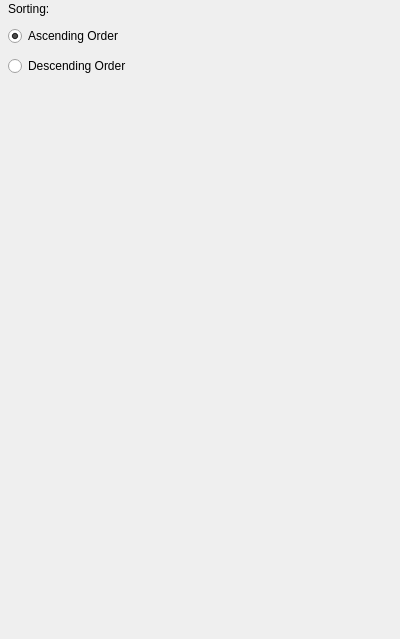
<?xml version="1.0" encoding="UTF-8"?>
<ui version="4.0">
 <class>SortDialog</class>
 <widget class="QDialog" name="SortDialog">
  <property name="geometry">
   <rect>
    <x>0</x>
    <y>0</y>
    <width>400</width>
    <height>639</height>
   </rect>
  </property>
  <property name="windowTitle">
   <string>Dialog</string>
  </property>
  <layout class="QFormLayout" name="formLayout">
   <property name="leftMargin">
    <number>2</number>
   </property>
   <property name="topMargin">
    <number>2</number>
   </property>
   <property name="rightMargin">
    <number>2</number>
   </property>
   <property name="bottomMargin">
    <number>2</number>
   </property>
   <item row="0" column="1">
    <widget class="QScrollArea" name="scrollArea">
     <property name="sizePolicy">
      <sizepolicy hsizetype="Expanding" vsizetype="Fixed">
       <horstretch>0</horstretch>
       <verstretch>0</verstretch>
      </sizepolicy>
     </property>
     <property name="minimumSize">
      <size>
       <width>200</width>
       <height>500</height>
      </size>
     </property>
     <property name="maximumSize">
      <size>
       <width>200</width>
       <height>500</height>
      </size>
     </property>
     <property name="frameShape">
      <enum>QFrame::NoFrame</enum>
     </property>
     <property name="frameShadow">
      <enum>QFrame::Plain</enum>
     </property>
     <property name="widgetResizable">
      <bool>true</bool>
     </property>
     <widget class="QWidget" name="scrollAreaWidgetContents">
      <property name="geometry">
       <rect>
        <x>0</x>
        <y>0</y>
        <width>200</width>
        <height>500</height>
       </rect>
      </property>
      <property name="sizePolicy">
       <sizepolicy hsizetype="Expanding" vsizetype="Expanding">
        <horstretch>0</horstretch>
        <verstretch>0</verstretch>
       </sizepolicy>
      </property>
      <property name="minimumSize">
       <size>
        <width>0</width>
        <height>500</height>
       </size>
      </property>
      <widget class="QWidget" name="verticalLayoutWidget">
       <property name="geometry">
        <rect>
         <x>0</x>
         <y>0</y>
         <width>211</width>
         <height>636</height>
        </rect>
       </property>
       <layout class="QVBoxLayout" name="verticalLayout">
        <property name="spacing">
         <number>0</number>
        </property>
        <item>
         <layout class="QGridLayout" name="gridLayout_2">
          <property name="rightMargin">
           <number>10</number>
          </property>
          <property name="horizontalSpacing">
           <number>0</number>
          </property>
          <property name="verticalSpacing">
           <number>10</number>
          </property>
          <item row="4" column="0">
           <widget class="QRadioButton" name="_buttonDescending">
            <property name="text">
             <string>Descending Order</string>
            </property>
           </widget>
          </item>
          <item row="2" column="0">
           <widget class="QLabel" name="label">
            <property name="sizePolicy">
             <sizepolicy hsizetype="Preferred" vsizetype="Fixed">
              <horstretch>0</horstretch>
              <verstretch>0</verstretch>
             </sizepolicy>
            </property>
            <property name="text">
             <string>Sorting:</string>
            </property>
           </widget>
          </item>
          <item row="6" column="0">
           <spacer name="verticalSpacer">
            <property name="orientation">
             <enum>Qt::Vertical</enum>
            </property>
            <property name="sizeType">
             <enum>QSizePolicy::Maximum</enum>
            </property>
            <property name="sizeHint" stdset="0">
             <size>
              <width>20</width>
              <height>40</height>
             </size>
            </property>
           </spacer>
          </item>
          <item row="3" column="0">
           <widget class="QRadioButton" name="_buttonAscending">
            <property name="text">
             <string>Ascending Order</string>
            </property>
            <property name="checked">
             <bool>true</bool>
            </property>
           </widget>
          </item>
          <item row="5" column="0">
           <widget class="QLabel" name="label_2">
            <property name="text">
             <string/>
            </property>
           </widget>
          </item>
         </layout>
        </item>
       </layout>
      </widget>
     </widget>
    </widget>
   </item>
  </layout>
 </widget>
 <resources/>
 <connections/>
</ui>
